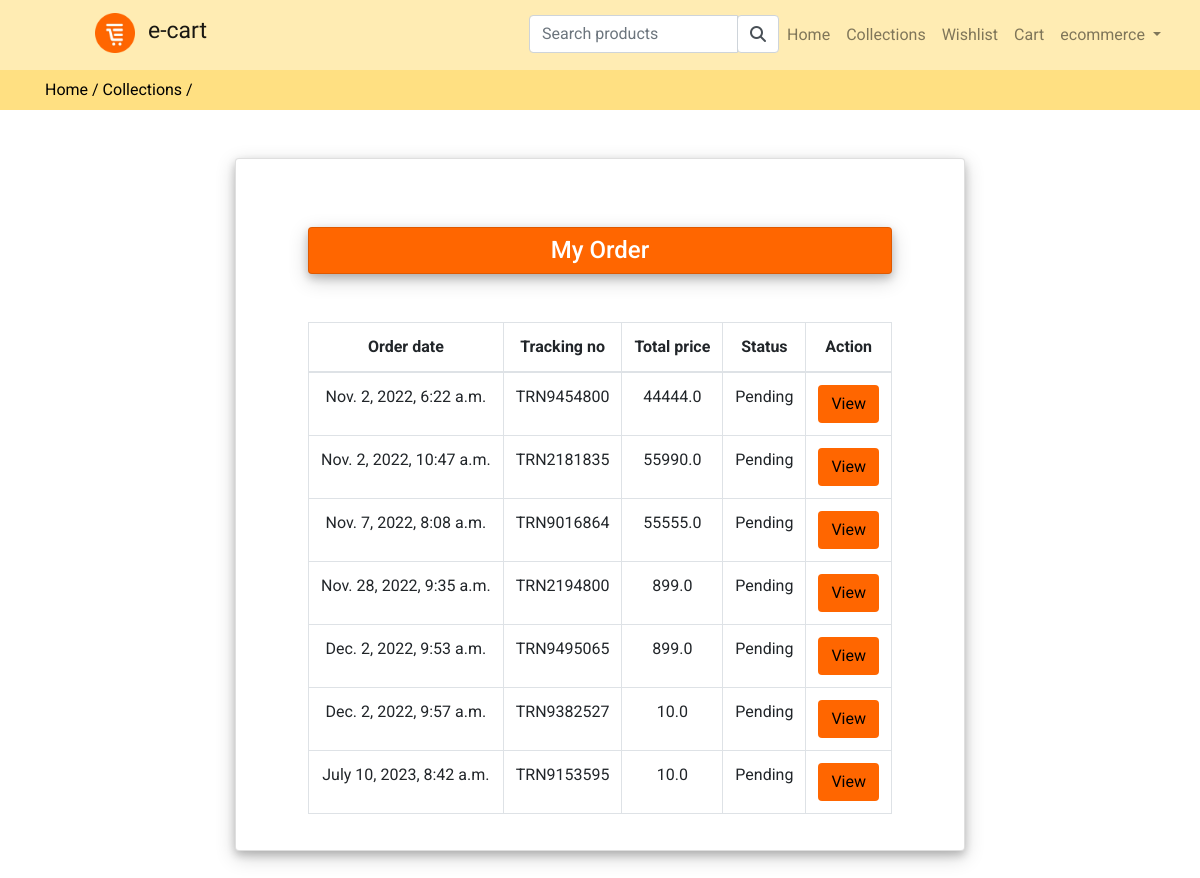
Screenshot of /orderdetails (signed in) with the database file from the repository.
### store/models.py (models this page shows, shortened)
class Order(models.Model):
    user = models.ForeignKey(User,on_delete=models.CASCADE)
    fname = models.CharField(max_length=150,null=False,blank=False)
    lname = models.CharField(max_length=150,null=False,blank=False)
    email = models.CharField(max_length=150,null=False,blank=False)
    phone = models.CharField(max_length=150,null=False,blank=False)
    address = models.TextField(null = False)
    city = models.CharField(max_length=150,null=False,blank=False)
    state = models.CharField(max_length=150,null=False,blank=False)
    country = models.CharField(max_length=150,null=False,blank=False)
    pincode = models.CharField(max_length=150,null=False,blank=False)
    total_price = models.FloatField(null = False)
    payment_mode = models.CharField(max_length=150,null=False,blank=False)
    payment_id = models.CharField(max_length=250,null=True)
    orderstatus =(
        ('Pending','Pending'),
        ('Completed','Completed'),
        ('Out For Shipping','Out For Shipping'),
    )
    status = models.CharField(max_length=150,choices=orderstatus,default='Pending')
    message = models.TextField(null = True)
    tracking_no = models.CharField(max_length=250,null=True)
    created_at=models.DateTimeField(auto_now_add=True)
    updated_at=models.DateTimeField(auto_now=True)

### store/controller/orderview.py (the view)
# urls.py: path('orderdetails',orderview.orderdetails,name='orderdetails'),
def orderdetails(request):
    order = Order.objects.filter(user=request.user)
    context = {'order':order}
    return render(request,"store/order/orderdetails.html",context)

### store/templates/store/order/orderdetails.html
{% extends 'store/layouts/main.html' %}
{% block content %}
    <div class="py-2 topbar">
        <div class="container">
            <a class="" href="{% url 'home' %}">Home /</a>
            <a class="" href="{% url 'collections' %}">Collections /</a>
        </div>
    </div>
    <div class="py-5 wishlistdiv">
        <div class="container">
            <div class="row">
                <div class="col-md-8 m-auto ">
                    <div class="card shadow  ">
                        <div class="card-body m-auto ">
                            <div class="card shadow text-center text-white  my-5  " style="background-color: #ff6600;">
                                <h4 class="mt-2">My Order</h4>
                            </div>
                            {% if order %}
                                    <table class="table table-bordered text-center">
                                        <thead>
                                            <tr>
                                                <th>Order date</th>
                                                <th>Tracking no</th>
                                                <th>Total price</th>
                                                <th>Status</th>
                                                <th>Action</th>
                                            </tr>
                                        </thead>
                                        <tbody>
                                            {% for ord in order %}
                                                <tr>
                                                    <td>{{ ord.created_at}}</td>
                                                    <td>{{ ord.tracking_no}}</td>
                                                    <td>{{ ord.total_price}}</td>
                                                    <td>{{ ord.status}}</td>
                                                    <td><a href="{% url 'displayorder' ord.tracking_no %}"class="btn "style="background-color: #ff6600;">View</a></td>
                                                </tr>
                                            {% endfor %}
                                        </tbody>
                                    </table>
                            {% else %}
                                <h4>No order history</h4>
                            {% endif %}
                        </div>
                    </div>
                </div>
            </div>
        </div>
    </div>
{% endblock content %}

### store/templates/store/inc/navbar.html (shortened to what this page needs)
{% load static %}
<nav class="navbar navbar-expand-lg  navbar-light navbarcolor " >
    <div class="col-sm-4">
      <a class="navbar-brand px-5 ml-3" href="/">
        <div class="logo-image">
              <img  src="{% static 'images/favicon cart.png' %}" width="40" height="40" class="float-start my-auto d-inline-block">
              <label class="ml-2"style=" font-family: 'Lobster Two', cursive; font-size:23px;">e-cart</label>
        </div>
      </a>
   </div>
    <div class=" col-sm-8">
      <div class="collapse navbar-collapse" id="navbarNavAltMarkup">
        <div class="navbar-nav ml-auto">
          <div class="search-bar mx-auto text-center " >
            <form action="{% url 'productsearch' %}"method="POST">
              <div class="input-group float-end">
                <input type="search" required class="form-control  "name='searchbox' placeholder="Search products" id="searchproduct" >
                  <button  type='submit'class="input-group-text  bg-white" ><i class="fa fa-search"> </i></button>
                </div>
            </form>
          </div>
          <a class="nav-item nav-link   {% if request.resolver_match.url_name == 'home' %} active {% endif %} " href="{% url 'home' %}">Home <span class="sr-only">(current)</span></a>
          <a class="nav-item nav-link   {% if request.resolver_match.url_name == 'collections' %} active {% endif %}" href="{% url 'collections' %}">Collections</a>
          <a class="nav-item nav-link   {% if request.resolver_match.url_name == 'wishlist' %} active {% endif %} " href="{% url 'wishlist' %}">Wishlist</a>
          <a class="nav-item nav-link   {% if request.resolver_match.url_name == 'createcart' %} active {% endif %} " href="{% url 'createcart' %}">Cart</a>
          {% if request.user.is_authenticated %}
              <li class="nav-item dropdown">
                <a class="nav-link  dropdown-toggle" href="#" id="navbarDropdownMenuLink" data-toggle="dropdown" aria-haspopup="true" aria-expanded="false">
                  {{request.user}}
                </a>
              </li>
          {% else %}
            <a class="nav-item nav-link " href="{% url 'loginpage' %}">Login</a>
            <a class="nav-item nav-link disabled  " href="{% url 'register' %}">Signup</a>
          {% endif %}
        </div>
      </div>
    </div>
  </nav>

### static/css/custom.css (style rules this page uses)
.shadow { box-shadow: 0 4px 8px 0 rgba(0, 0, 0, 0.2), 0 6px 20px 0 rgba(0, 0, 0, 0.19); }
.navbarcolor { background-color:#ffecb3 ; color:#ff6600; }
.topbar { background: #ffe082; color:#ff6f00; }

### store/templates/store/layouts/main.html (style rules this page uses)
* { font-family: 'Roboto', sans-serif; }
a { text-decoration: none; color: #000; }

### rows the page displays
Order: created_at "Nov. 2, 2022, 6:22 a.m.", tracking_no "TRN9454800", total_price "44444.0", status "Pending"
Order: created_at "Nov. 2, 2022, 10:47 a.m.", tracking_no "TRN2181835", total_price "55990.0", status "Pending"
Order: created_at "Nov. 7, 2022, 8:08 a.m.", tracking_no "TRN9016864", total_price "55555.0", status "Pending"
Order: created_at "Nov. 28, 2022, 9:35 a.m.", tracking_no "TRN2194800", total_price "899.0", status "Pending"
Order: created_at "Dec. 2, 2022, 9:53 a.m.", tracking_no "TRN9495065", total_price "899.0", status "Pending"
Order: created_at "Dec. 2, 2022, 9:57 a.m.", tracking_no "TRN9382527", total_price "10.0", status "Pending"
Order: created_at "July 10, 2023, 8:42 a.m.", tracking_no "TRN9153595", total_price "10.0", status "Pending"

### other values shown
{{ request.user }} "ecommerce"
